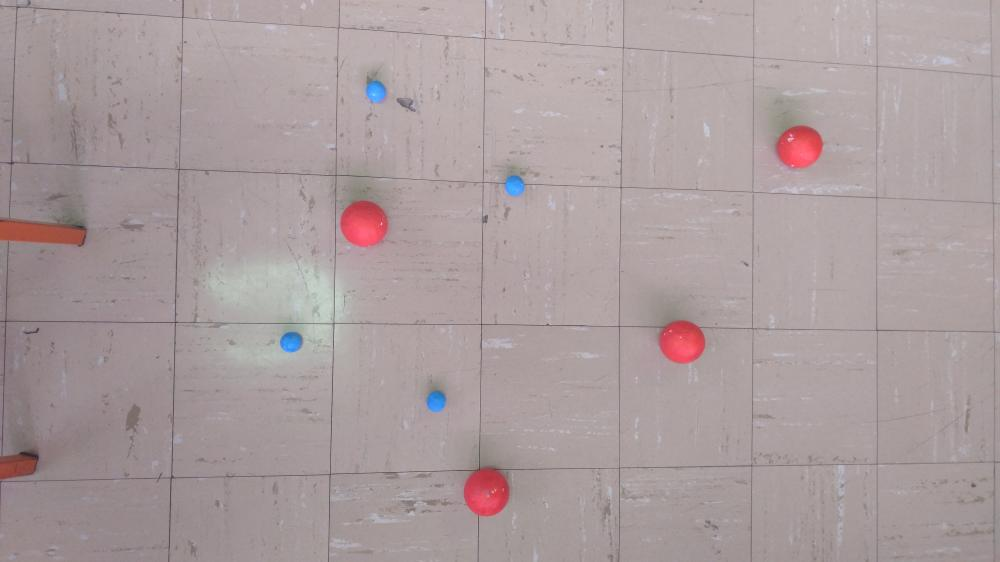
#> input picture Figures/Balls_2.jpg, 1000 x 562 px
$ python ColorTracker.py   (older library calls are emulated)
#> lines starting #> are read from the running program, lines starting #| are printed output that depends on the picture
# import the necessary packages
import numpy as np
import cv2
from collections import OrderedDict
import time

class ColorTracker:
    """ Class defined to track the colors of the balls in the image """


    def __init__(self, tracked_colors = []):
        ## Just initialice some global variables.
        self.tracked_colors = tracked_colors

        # Dictionary of recognized color labels.
        self.RGB_dictionary = OrderedDict({
            "RED": (255, 0, 0),
            "GREEN": (0, 255, 0),
            "BLUE": (0, 0, 255),
            "CYAN": (0, 255, 255),
            # It doesn't recognize Magenta very well.
            # "MAGENTA": (255, 0, 255),
            "YELLOW": (255, 255, 0),
        })

        # Percentage margin for hue, saturation and value.
        self.margins = { "hue": 0.05,
                        "saturation": 0.2,
                        "value": 0.2
                        }

        # Transform the RGB dictionary to LAB.
        self.LAB_dictionary = self.RBG2LAB_labels(self.RGB_dictionary)
#> in main, image is the input picture: shape (562, 1000, 3); mean B, G, R 158.1, 156.7, 170.3

        # Place holder for the shifted image.
        self.shifted = None


    def color2Mask(self, image):

        """ Calculate a Mask composed of all the Balls that where found in the image.
            The colors used for tracking are those found in self.tracked_colors.
        """

        # Unpack margins.
        marH = self.margins["hue"]
        marS = self.margins["saturation"]
        marV = self.margins["value"]

        # Transform the image to HSV
        hsv_image = cv2.cvtColor(image, cv2.COLOR_BGR2HSV)
#> hsv_image: shape (562, 1000, 3); mean H, S, V 103.9, 21.3, 170.8

        # mask accumulator
        all_masks = np.zeros((image.shape[0], image.shape[1]), dtype = np.uint8)

        # Iterate over the list of tracked colors
        for color in self.tracked_colors:

            # Transform the color to hsv.
            hsv_color = cv2.cvtColor(np.uint8([[color]]), cv2.COLOR_BGR2HSV)
            hsv_color = hsv_color[0][0]
            # print("hsv_color = {}".format(hsv_color))

            # Calculate the margins for the mask from the base colors and the margin
            low_margin  = [ int(hsv_color[0] - 180*marH), int(max(hsv_color[1] - 255*marS, 0)), int(max(hsv_color[2] - 255*marV, 0)) ]
            high_margin = [ int(hsv_color[0] + 180*marH), int(min(hsv_color[1] + 255*marS, 255)), int(min(hsv_color[2] + 255*marV, 255)) ]

            # If there is a Wrap Around on the Hue axis, Create 2 sets of margins.
            if (low_margin[0] < 0) or (high_margin[0] > 179):

                if (low_margin[0] < 0):
                    # If the low margin is negative, do a margin set in the upper region of the color space
                    low_margin1  = [ 179 - np.abs(low_margin[0]), low_margin[1], low_margin[2] ]
                    high_margin1 = [ 179, high_margin[1], high_margin[2] ]
                    # then, do a margin set in the lower region of the color space.
                    low_margin2  = [ 0, low_margin[1], low_margin[2] ]
                    high_margin2 = [ high_margin[0], high_margin[1], high_margin[2] ]

                if (high_margin[0] > 179):
                    # If the low margin is negative, do a margin set in the upper region of the color space
                    low_margin1  = [ low_margin[0], low_margin[1], low_margin[2] ]
                    high_margin1 = [ 179, high_margin[1], high_margin[2] ]
                    # then, do a margin set in the lower region of the color space.
                    low_margin2  = [ 0, low_margin[1], low_margin[2] ]
                    high_margin2 = [ high_margin[0] - 179, high_margin[1], high_margin[2] ]

                # Run both masks and append them together
                mask1 = cv2.inRange(hsv_image,np.array(low_margin1),np.array(high_margin1))
                mask2 = cv2.inRange(hsv_image,np.array(low_margin2),np.array(high_margin2))
                mask  = cv2.bitwise_or(mask1,mask2)

            # If There is no weird Hue overflow, then just calculate the normal mask.
            else:
                mask = cv2.inRange(hsv_image,np.array(low_margin),np.array(high_margin))

            # Append the generated masks onto a single variable
            all_masks  = cv2.bitwise_or(all_masks,mask)
#> all_masks: shape (562, 1000); every value is 0


        # Erosion and Dilation on the combined mask
        kernel = cv2.getStructuringElement(cv2.MORPH_ELLIPSE,(5,5))
        all_masks = cv2.morphologyEx(all_masks, cv2.MORPH_OPEN, kernel)

        # Return the accumulated masks
        return all_masks


    def mask2CentroidColor(self, image, mask):

        """ Take the mask generated from color2Mask() and use contour analysis to try to detect and locate the balls.
        """

        # Calculate the contours of the image
        (_, cnts, _) = cv2.findContours(mask.copy(), cv2.RETR_EXTERNAL,cv2.CHAIN_APPROX_SIMPLE)
#> cnts = []

        # initialize good contours
        tracked_cnts = []

        # loop over the contours
        for c in cnts:

            # Try to Eliminate wrong contours based on how much thier perimeter and area approximate an actual circle.
            area = cv2.contourArea(c)
            perimeter = cv2.arcLength(c,True)
            (x,y),radius = cv2.minEnclosingCircle(c)
            # Transform the center of the circle to pixels
            (x,y) = (int(x),int(y))
            circle_area = int( np.pi * radius**2)
            circle_perimeter = int( np.pi * radius*2)
            if not (circle_perimeter*0.9 < perimeter < circle_perimeter*1.1 and circle_area*0.6 < area < circle_area*1.4): continue

            # If the contour can be approximated by less than 8 lines, then it probably isn't a circle.
            peri = cv2.arcLength(c, True)
            approx = cv2.approxPolyDP(c, 0.04 * peri, True)
            if len(approx) <= 5: continue

            ## If you reach this far, detect the contour color using LAB aproximation
            # Retrieve center color from the image
            color = image[y][x]
            # Transform color to LAB color space
            color = cv2.cvtColor(np.uint8([[color]]), cv2.COLOR_BGR2LAB)
            # Calculate the vector difference between the selected color, and the known dictionary using numpy broadcasting.
            # Then compute the magnitue of the vector. Finally, retrieve the position of the value with the smallest difference.
            # To avoid overflowing, convert the arrays to float before substraction.
            min_idx = np.linalg.norm( self.LAB_dictionary["lab"].astype(np.float32) - color.astype(np.float32), axis=2 ).argmin()
            # Retrieve the label corresponding to that color.
            color_label = self.LAB_dictionary["name"][min_idx]

            ## Prepare array to return
            # Each ball is represented by an array  with the centroid, the radius, and the color label, like:
            # [ (x,y), radius, label ]
            tracked_cnts.append([(x,y), int(radius), color_label])
#> this loop made 0 passes
#> after the loop, tracked_cnts = []

        # When the iteration through the contours has finished, return the list of tracked balls.
        return tracked_cnts


    def RBG2LAB_labels(self, RGB_dictionary):
        """Convert an ordered dictionary of RGB colors to LAB format.
        returns a dictionary with a  list of converted values and a list of text labels. """

        RGB_dictionary
        lab_nparray = np.zeros((len(RGB_dictionary), 1, 3), dtype="uint8")
        color_names = []

        # loop over the colors dictionary
        for (i, (name, rgb)) in enumerate(RGB_dictionary.items()):
            # update the L*a*b* array and the color names list
            lab_nparray[i] = rgb
            color_names.append(name)

            # convert the L*a*b* array from the RGB color space
            # to L*a*b*
            lab = cv2.cvtColor(lab_nparray, cv2.COLOR_RGB2LAB)

        # Create a dictionary to easily pass the results around
        LAB_dictionary = {
                "lab": lab,
                "name":color_names
                }
        # Return the dictionary
        return LAB_dictionary


    def run(self, image):
        """Convert an ordered dictionary of RGB colors to LAB format.
        returns a dictionary with a  list of converted values and a list of text labels. """

        shifted = cv2.pyrMeanShiftFiltering(image, 5, 51)
        shifted = cv2.GaussianBlur(shifted, (9, 9), 0)
        # Save the preprocessed image for further  use
        self.shifted = shifted
        ## Calculate the masks associated to the tracked colors
        mask = self.color2Mask(shifted)
        ## Calculate contours and colors of the tracked objects
        tracked_balls = self.mask2CentroidColor(shifted, mask)
#> tracked_balls = []
        # Return the dictionary
        return tracked_balls


# CV Callback
def onMouse (event, x, y, f, other):
    # Bring the image from the global context
    global tracker

    # print("x:{}  y:{},  color = {}".format(x,y, image[y][x]))
    # Set thy callback event
    if (event == cv2.EVENT_LBUTTONDOWN):
        tracker.tracked_colors.append( tracker.shifted[y][x] )


def main():


    # Create NamedWindow, and set callback.
    cv2.namedWindow('Result')
    cv2.setMouseCallback('Result', onMouse, 0 );

    global tracker
    # Initialize color tracking object
    tracker = ColorTracker()

    # load the image and perform pyramid mean shift filtering
    # to aid the thresholding step
    image = cv2.imread("../Figures/Balls_2.jpg")
    # Super filter the Image

    while (1):

        # Create a Copy of the image.
        image_copy = image.copy()

        # Run the Color Tracker
        start_time = time.time()
        tracked_balls = tracker.run(image.copy())
#> tracked_balls = []
        end_time = time.time()

        # Draw the amount of tracked balls.
        cv2.putText(image_copy, "Tracked Balls = {}".format(len(tracked_balls)), (2, 22), cv2.FONT_HERSHEY_SIMPLEX,0.8, (255, 255, 255), 2)

        ## Draw the tracked contours on screen
        for ball in tracked_balls:
            # Draw a circle around each ball
            center = ball[0]
            radius = ball[1]
            color = tracker.RGB_dictionary[ball[2]]
            cv2.circle(image_copy,center,radius,(color[2], color[1], color[0]),2)

            # Draw a white dot at the center of each ball
            cv2.circle(image_copy, center, 1, (255, 255, 255), -1)

        # Calculate speed of the algorithm
        cv2.putText(image_copy, "FPS = {}".format(round(1/(end_time-start_time),1)), (2, image_copy.shape[0]-2), cv2.FONT_HERSHEY_SIMPLEX,0.5, (255, 255, 255), 2)
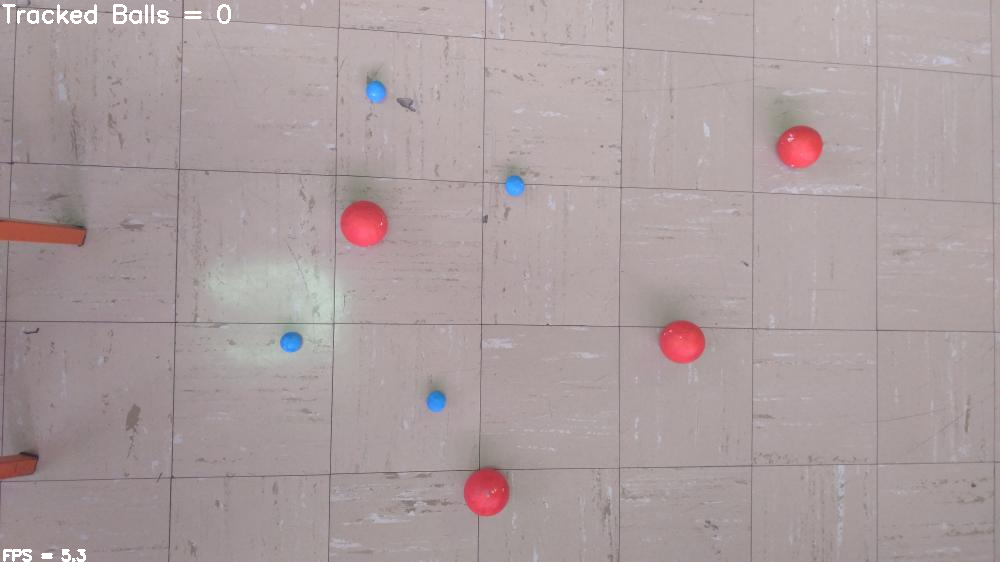
#> image_copy: shape (562, 1000, 3); mean B, G, R 158.4, 157.1, 170.6

        # Redraw the Image
        cv2.imshow("Result",  image_copy)

        if cv2.waitKey(1) & 0xFF == ord('q'):
#> (key q is pressed here)
            break

    cv2.destroyAllWindows()


if __name__ == '__main__':
    main()

$ run again, with Figures/Balls_1.jpg copied over Figures/Balls_2.jpg
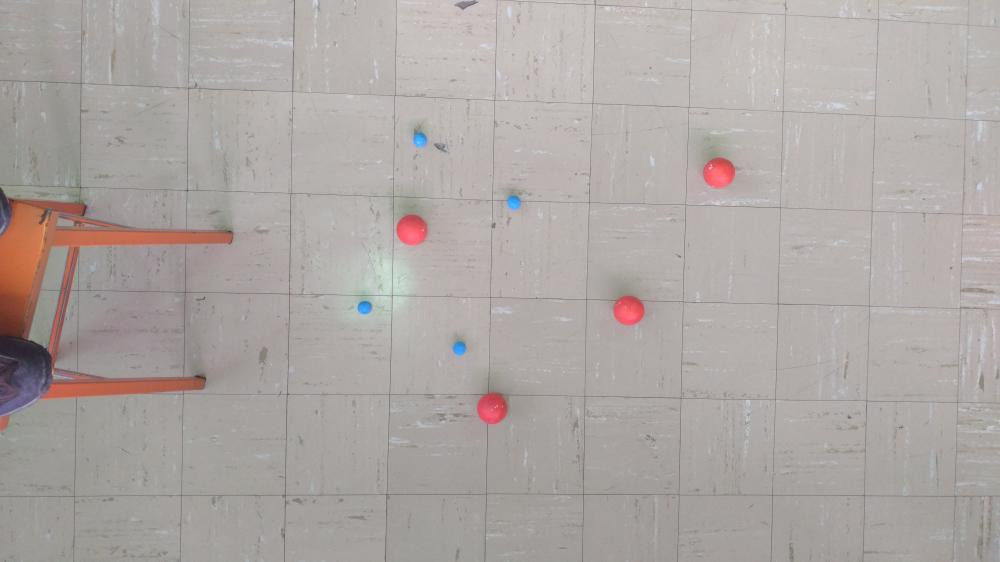
#> input picture Figures/Balls_1.jpg, 1000 x 562 px
#> in main, image is the input picture: shape (562, 1000, 3); mean B, G, R 163.8, 166.8, 173.3
#> hsv_image: shape (562, 1000, 3); mean H, S, V 18.7, 15, 173.7
#> cnts = []
#> in main, `cv2.putText(image_copy, "FPS = {}".format(round(1/(end_time-start_time..`:
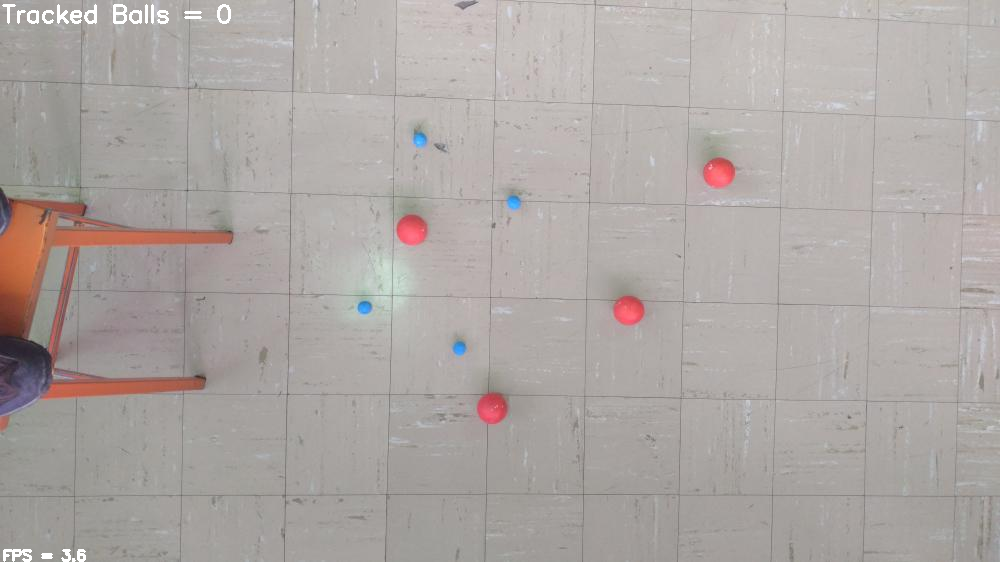
#> image_copy: shape (562, 1000, 3); mean B, G, R 164.2, 167.1, 173.6

$ run again, with Figures/Balls_3.jpg copied over Figures/Balls_2.jpg
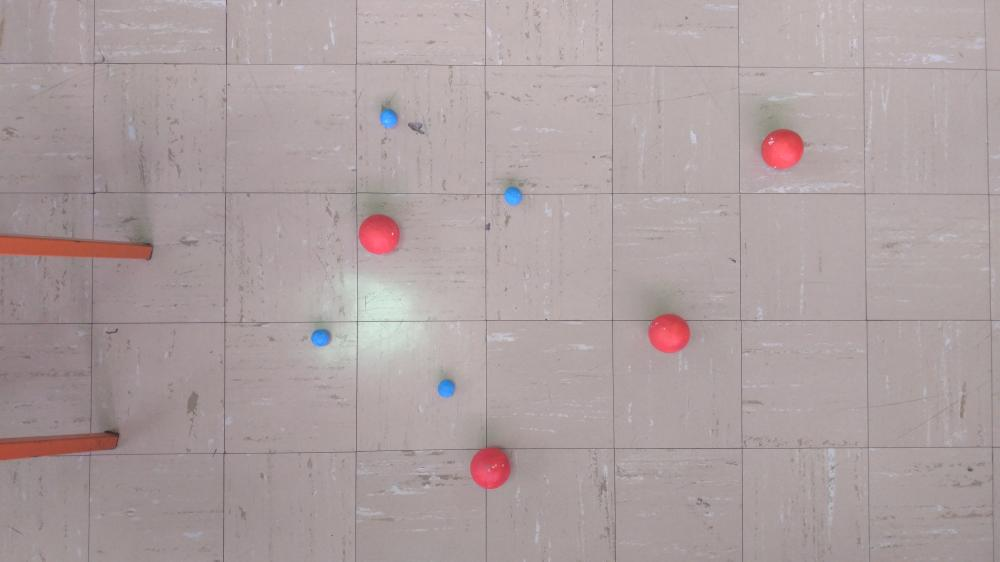
#> input picture Figures/Balls_3.jpg, 1000 x 562 px
#> in main, image is the input picture: shape (562, 1000, 3); mean B, G, R 159.9, 158.9, 172.3
#> hsv_image: shape (562, 1000, 3); mean H, S, V 96.6, 21, 172.8
#> cnts = []
#> in main, `cv2.putText(image_copy, "FPS = {}".format(round(1/(end_time-start_time..`:
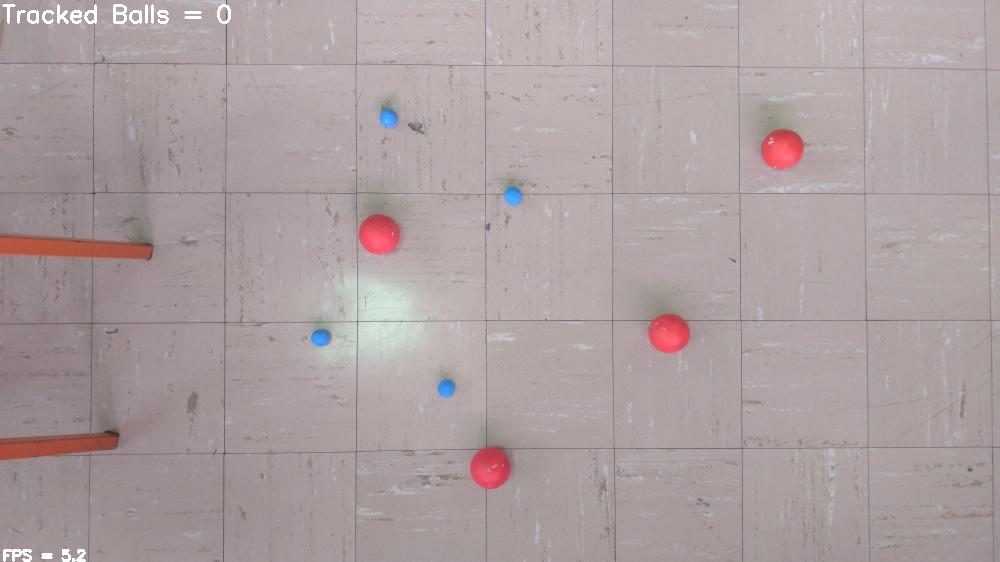
#> image_copy: shape (562, 1000, 3); mean B, G, R 160.2, 159.2, 172.6

$ run again, with Figures/Balls_4.jpg copied over Figures/Balls_2.jpg
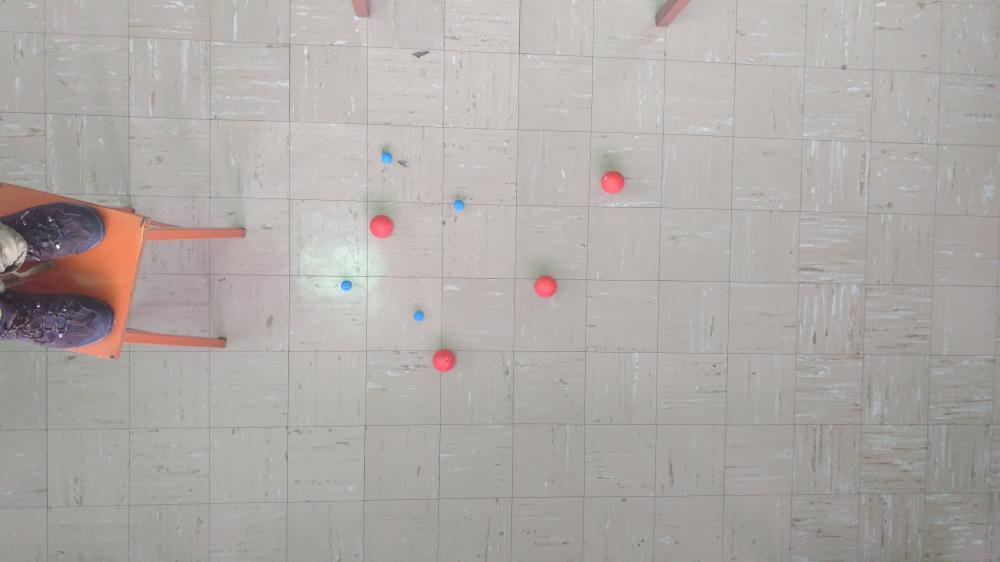
#> input picture Figures/Balls_4.jpg, 1000 x 562 px
#> in main, image is the input picture: shape (562, 1000, 3); mean B, G, R 166.5, 169.5, 174.5
#> hsv_image: shape (562, 1000, 3); mean H, S, V 23.2, 12.9, 174.9
#> cnts = []
#> in main, `cv2.putText(image_copy, "FPS = {}".format(round(1/(end_time-start_time..`:
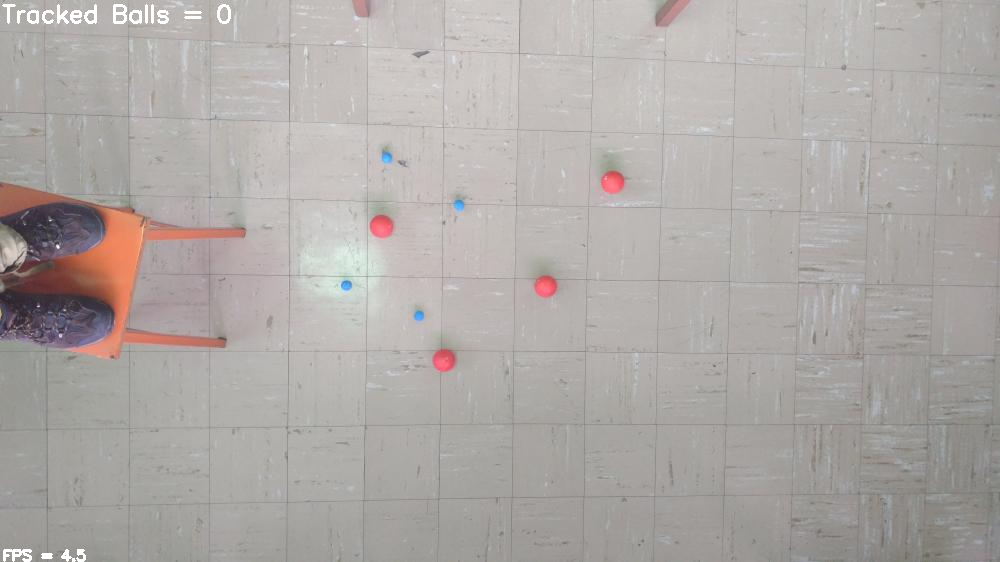
#> image_copy: shape (562, 1000, 3); mean B, G, R 166.8, 169.8, 174.8
